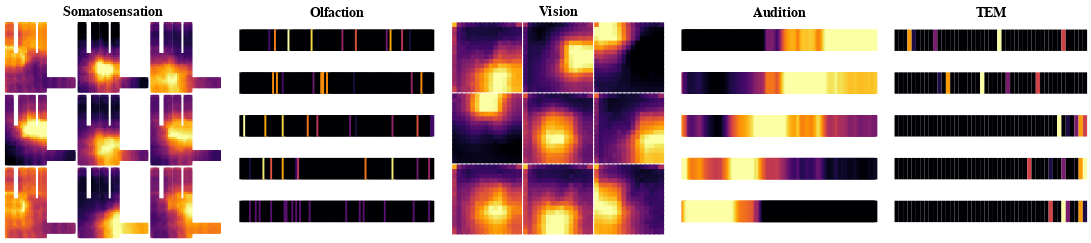

The notebook cell saved with this chart:
### Code cell
save_rf_plot(args.experiment_name, modality_list)

### Figure 1 — Vega-Lite specification as saved in the notebook (floating-point values rounded to 4 significant figures; data arrays with more than 128 entries replaced by an {"elided": "..."} marker saying what was removed)
{"config": {"view": {"continuousWidth": 300, "continuousHeight": 300, "strokeWidth": 0}}, "hconcat": [{"vconcat": [{"hconcat": [{"data": {"name": "data-479b3ebb62c2e73771d723263568ba52"}, "mark": {"type": "rect", "height": 5, "stroke": null, "strokeWidth": 0, "width": 5}, "encoding": {"color": {"field": "value", "legend": null, "scale": {"scheme": "inferno"}, "type": "quantitative"}, "x": {"axis": {"domain": false, "grid": false, "labels": false, "ticks": false, "title": null}, "field": "patch_x", "scale": {"paddingInner": 0}, "type": "ordinal"}, "y": {"axis": {"domain": false, "grid": false, "labels": false, "ticks": false, "title": null}, "field": "patch_y", "scale": {"paddingInner": 0}, "type": "ordinal"}}, "height": 80, "width": 80}, {"data": {"name": "data-cfdbf52dc48221f8e3bee1bbfacbd456"}, "mark": {"type": "rect", "height": 5, "stroke": null, "strokeWidth": 0, "width": 5}, "encoding": {"color": {"field": "value", "legend": null, "scale": {"scheme": "inferno"}, "type": "quantitative"}, "x": {"axis": {"domain": false, "grid": false, "labels": false, "ticks": false, "title": null}, "field": "patch_x", "scale": {"paddingInner": 0}, "type": "ordinal"}, "y": {"axis": {"domain": false, "grid": false, "labels": false, "ticks": false, "title": null}, "field": "patch_y", "scale": {"paddingInner": 0}, "type": "ordinal"}}, "height": 80, "width": 80}, {"data": {"name": "data-6b9c0d252f51e260063f2b1cb2703d89"}, "mark": {"type": "rect", "height": 5, "stroke": null, "strokeWidth": 0, "width": 5}, "encoding": {"color": {"field": "value", "legend": null, "scale": {"scheme": "inferno"}, "type": "quantitative"}, "x": {"axis": {"domain": false, "grid": false, "labels": false, "ticks": false, "title": null}, "field": "patch_x", "scale": {"paddingInner": 0}, "type": "ordinal"}, "y": {"axis": {"domain": false, "grid": false, "labels": false, "ticks": false, "title": null}, "field": "patch_y", "scale": {"paddingInner": 0}, "type": "ordinal"}}, "height": 80, "width": 80}], "spacing": 1}, {"hconcat": [{"data": {"name": "data-77e1e29ad0bb25a8eb0f950ca2ec2029"}, "mark": {"type": "rect", "height": 5, "stroke": null, "strokeWidth": 0, "width": 5}, "encoding": {"color": {"field": "value", "legend": null, "scale": {"scheme": "inferno"}, "type": "quantitative"}, "x": {"axis": {"domain": false, "grid": false, "labels": false, "ticks": false, "title": null}, "field": "patch_x", "scale": {"paddingInner": 0}, "type": "ordinal"}, "y": {"axis": {"domain": false, "grid": false, "labels": false, "ticks": false, "title": null}, "field": "patch_y", "scale": {"paddingInner": 0}, "type": "ordinal"}}, "height": 80, "width": 80}, {"data": {"name": "data-8a54beff9642c426f8d1c2185d2d0916"}, "mark": {"type": "rect", "height": 5, "stroke": null, "strokeWidth": 0, "width": 5}, "encoding": {"color": {"field": "value", "legend": null, "scale": {"scheme": "inferno"}, "type": "quantitative"}, "x": {"axis": {"domain": false, "grid": false, "labels": false, "ticks": false, "title": null}, "field": "patch_x", "scale": {"paddingInner": 0}, "type": "ordinal"}, "y": {"axis": {"domain": false, "grid": false, "labels": false, "ticks": false, "title": null}, "field": "patch_y", "scale": {"paddingInner": 0}, "type": "ordinal"}}, "height": 80, "width": 80}, {"data": {"name": "data-e14fddd5f229a9c2991df2266c0b5049"}, "mark": {"type": "rect", "height": 5, "stroke": null, "strokeWidth": 0, "width": 5}, "encoding": {"color": {"field": "value", "legend": null, "scale": {"scheme": "inferno"}, "type": "quantitative"}, "x": {"axis": {"domain": false, "grid": false, "labels": false, "ticks": false, "title": null}, "field": "patch_x", "scale": {"paddingInner": 0}, "type": "ordinal"}, "y": {"axis": {"domain": false, "grid": false, "labels": false, "ticks": false, "title": null}, "field": "patch_y", "scale": {"paddingInner": 0}, "type": "ordinal"}}, "height": 80, "width": 80}], "spacing": 1}, {"hconcat": [{"data": {"name": "data-2329ff0d8f487dc86f9f118f08900ade"}, "mark": {"type": "rect", "height": 5, "stroke": null, "strokeWidth": 0, "width": 5}, "encoding": {"color": {"field": "value", "legend": null, "scale": {"scheme": "inferno"}, "type": "quantitative"}, "x": {"axis": {"domain": false, "grid": false, "labels": false, "ticks": false, "title": null}, "field": "patch_x", "scale": {"paddingInner": 0}, "type": "ordinal"}, "y": {"axis": {"domain": false, "grid": false, "labels": false, "ticks": false, "title": null}, "field": "patch_y", "scale": {"paddingInner": 0}, "type": "ordinal"}}, "height": 80, "width": 80}, {"data": {"name": "data-d6ba0ebed03716c0a12c83eb53f8d2e9"}, "mark": {"type": "rect", "height": 5, "stroke": null, "strokeWidth": 0, "width": 5}, "encoding": {"color": {"field": "value", "legend": null, "scale": {"scheme": "inferno"}, "type": "quantitative"}, "x": {"axis": {"domain": false, "grid": false, "labels": false, "ticks": false, "title": null}, "field": "patch_x", "scale": {"paddingInner": 0}, "type": "ordinal"}, "y": {"axis": {"domain": false, "grid": false, "labels": false, "ticks": false, "title": null}, "field": "patch_y", "scale": {"paddingInner": 0}, "type": "ordinal"}}, "height": 80, "width": 80}, {"data": {"name": "data-97507d33bff471b169474ede65640d9e"}, "mark": {"type": "rect", "height": 5, "stroke": null, "strokeWidth": 0, "width": 5}, "encoding": {"color": {"field": "value", "legend": null, "scale": {"scheme": "inferno"}, "type": "quantitative"}, "x": {"axis": {"domain": false, "grid": false, "labels": false, "ticks": false, "title": null}, "field": "patch_x", "scale": {"paddingInner": 0}, "type": "ordinal"}, "y": {"axis": {"domain": false, "grid": false, "labels": false, "ticks": false, "title": null}, "field": "patch_y", "scale": {"paddingInner": 0}, "type": "ordinal"}}, "height": 80, "width": 80}], "spacing": 1}], "spacing": 1, "title": {"text": "Somatosensation", "anchor": "middle", "fontSize": 16}}, {"vconcat": [{"data": {"name": "data-7221339246348683cd791ed70bfddc4a"}, "mark": {"type": "rect", "height": 25, "stroke": null, "strokeWidth": 0, "width": 5}, "encoding": {"color": {"field": "value", "legend": null, "scale": {"scheme": "inferno"}, "type": "quantitative"}, "x": {"axis": {"domain": false, "grid": false, "labels": false, "ticks": false, "title": null}, "field": "patch_x", "scale": {"paddingInner": 0}, "type": "ordinal"}, "y": {"axis": {"domain": false, "grid": false, "labels": false, "ticks": false, "title": null}, "field": "patch_y", "scale": {"paddingInner": 0}, "type": "ordinal"}}, "height": 40, "width": 225}, {"data": {"name": "data-69fa5531a586754dd2faab2ccd56a399"}, "mark": {"type": "rect", "height": 25, "stroke": null, "strokeWidth": 0, "width": 5}, "encoding": {"color": {"field": "value", "legend": null, "scale": {"scheme": "inferno"}, "type": "quantitative"}, "x": {"axis": {"domain": false, "grid": false, "labels": false, "ticks": false, "title": null}, "field": "patch_x", "scale": {"paddingInner": 0}, "type": "ordinal"}, "y": {"axis": {"domain": false, "grid": false, "labels": false, "ticks": false, "title": null}, "field": "patch_y", "scale": {"paddingInner": 0}, "type": "ordinal"}}, "height": 40, "width": 225}, {"data": {"name": "data-1c375d2f59b2c995d1137514163adaf9"}, "mark": {"type": "rect", "height": 25, "stroke": null, "strokeWidth": 0, "width": 5}, "encoding": {"color": {"field": "value", "legend": null, "scale": {"scheme": "inferno"}, "type": "quantitative"}, "x": {"axis": {"domain": false, "grid": false, "labels": false, "ticks": false, "title": null}, "field": "patch_x", "scale": {"paddingInner": 0}, "type": "ordinal"}, "y": {"axis": {"domain": false, "grid": false, "labels": false, "ticks": false, "title": null}, "field": "patch_y", "scale": {"paddingInner": 0}, "type": "ordinal"}}, "height": 40, "width": 225}, {"data": {"name": "data-0a5759d26485ccfa899de5b50f5fdebc"}, "mark": {"type": "rect", "height": 25, "stroke": null, "strokeWidth": 0, "width": 5}, "encoding": {"color": {"field": "value", "legend": null, "scale": {"scheme": "inferno"}, "type": "quantitative"}, "x": {"axis": {"domain": false, "grid": false, "labels": false, "ticks": false, "title": null}, "field": "patch_x", "scale": {"paddingInner": 0}, "type": "ordinal"}, "y": {"axis": {"domain": false, "grid": false, "labels": false, "ticks": false, "title": null}, "field": "patch_y", "scale": {"paddingInner": 0}, "type": "ordinal"}}, "height": 40, "width": 225}, {"data": {"name": "data-db3567b7cfa78cba274e4aa058a46a8a"}, "mark": {"type": "rect", "height": 25, "stroke": null, "strokeWidth": 0, "width": 5}, "encoding": {"color": {"field": "value", "legend": null, "scale": {"scheme": "inferno"}, "type": "quantitative"}, "x": {"axis": {"domain": false, "grid": false, "labels": false, "ticks": false, "title": null}, "field": "patch_x", "scale": {"paddingInner": 0}, "type": "ordinal"}, "y": {"axis": {"domain": false, "grid": false, "labels": false, "ticks": false, "title": null}, "field": "patch_y", "scale": {"paddingInner": 0}, "type": "ordinal"}}, "height": 40, "width": 225}], "spacing": 10, "title": {"text": "Olfaction", "anchor": "middle", "fontSize": 16}}, {"vconcat": [{"hconcat": [{"data": {"name": "data-881b64354147bc489d40b4a923d046fc"}, "mark": {"type": "rect", "height": 7, "stroke": null, "strokeWidth": 0, "width": 7}, "encoding": {"color": {"field": "value", "legend": null, "scale": {"scheme": "inferno"}, "type": "quantitative"}, "x": {"axis": {"domain": false, "grid": false, "labels": false, "ticks": false, "title": null}, "field": "patch_x", "scale": {"paddingInner": 0}, "type": "ordinal"}, "y": {"axis": {"domain": false, "grid": false, "labels": false, "ticks": false, "title": null}, "field": "patch_y", "scale": {"paddingInner": 0}, "type": "ordinal"}}, "height": 80, "width": 80}, {"data": {"name": "data-559e029beccf90dcb43b6ecc5f019a88"}, "mark": {"type": "rect", "height": 7, "stroke": null, "strokeWidth": 0, "width": 7}, "encoding": {"color": {"field": "value", "legend": null, "scale": {"scheme": "inferno"}, "type": "quantitative"}, "x": {"axis": {"domain": false, "grid": false, "labels": false, "ticks": false, "title": null}, "field": "patch_x", "scale": {"paddingInner": 0}, "type": "ordinal"}, "y": {"axis": {"domain": false, "grid": false, "labels": false, "ticks": false, "title": null}, "field": "patch_y", "scale": {"paddingInner": 0}, "type": "ordinal"}}, "height": 80, "width": 80}, {"data": {"name": "data-cdd1cd77c7ec75d0a5e3cd6032353de9"}, "mark": {"type": "rect", "height": 7, "stroke": null, "strokeWidth": 0, "width": 7}, "encoding": {"color": {"field": "value", "legend": null, "scale": {"scheme": "inferno"}, "type": "quantitative"}, "x": {"axis": {"domain": false, "grid": false, "labels": false, "ticks": false, "title": null}, "field": "patch_x", "scale": {"paddingInner": 0}, "type": "ordinal"}, "y": {"axis": {"domain": false, "grid": false, "labels": false, "ticks": false, "title": null}, "field": "patch_y", "scale": {"paddingInner": 0}, "type": "ordinal"}}, "height": 80, "width": 80}], "spacing": 1}, {"hconcat": [{"data": {"name": "data-6435c5574b302d3540b07272a964e69f"}, "mark": {"type": "rect", "height": 7, "stroke": null, "strokeWidth": 0, "width": 7}, "encoding": {"color": {"field": "value", "legend": null, "scale": {"scheme": "inferno"}, "type": "quantitative"}, "x": {"axis": {"domain": false, "grid": false, "labels": false, "ticks": false, "title": null}, "field": "patch_x", "scale": {"paddingInner": 0}, "type": "ordinal"}, "y": {"axis": {"domain": false, "grid": false, "labels": false, "ticks": false, "title": null}, "field": "patch_y", "scale": {"paddingInner": 0}, "type": "ordinal"}}, "height": 80, "width": 80}, {"data": {"name": "data-5763af2edba249c1b997ff4a409358d2"}, "mark": {"type": "rect", "height": 7, "stroke": null, "strokeWidth": 0, "width": 7}, "encoding": {"color": {"field": "value", "legend": null, "scale": {"scheme": "inferno"}, "type": "quantitative"}, "x": {"axis": {"domain": false, "grid": false, "labels": false, "ticks": false, "title": null}, "field": "patch_x", "scale": {"paddingInner": 0}, "type": "ordinal"}, "y": {"axis": {"domain": false, "grid": false, "labels": false, "ticks": false, "title": null}, "field": "patch_y", "scale": {"paddingInner": 0}, "type": "ordinal"}}, "height": 80, "width": 80}, {"data": {"name": "data-4f0bb192b1dd9cfd100fd09711a32673"}, "mark": {"type": "rect", "height": 7, "stroke": null, "strokeWidth": 0, "width": 7}, "encoding": {"color": {"field": "value", "legend": null, "scale": {"scheme": "inferno"}, "type": "quantitative"}, "x": {"axis": {"domain": false, "grid": false, "labels": false, "ticks": false, "title": null}, "field": "patch_x", "scale": {"paddingInner": 0}, "type": "ordinal"}, "y": {"axis": {"domain": false, "grid": false, "labels": false, "ticks": false, "title": null}, "field": "patch_y", "scale": {"paddingInner": 0}, "type": "ordinal"}}, "height": 80, "width": 80}], "spacing": 1}, {"hconcat": [{"data": {"name": "data-818217cc15f4843bdcd7b36ae8f302f2"}, "mark": {"type": "rect", "height": 7, "stroke": null, "strokeWidth": 0, "width": 7}, "encoding": {"color": {"field": "value", "legend": null, "scale": {"scheme": "inferno"}, "type": "quantitative"}, "x": {"axis": {"domain": false, "grid": false, "labels": false, "ticks": false, "title": null}, "field": "patch_x", "scale": {"paddingInner": 0}, "type": "ordinal"}, "y": {"axis": {"domain": false, "grid": false, "labels": false, "ticks": false, "title": null}, "field": "patch_y", "scale": {"paddingInner": 0}, "type": "ordinal"}}, "height": 80, "width": 80}, {"data": {"name": "data-500c5d4dd13bf0e45d0d827a8aa639dc"}, "mark": {"type": "rect", "height": 7, "stroke": null, "strokeWidth": 0, "width": 7}, "encoding": {"color": {"field": "value", "legend": null, "scale": {"scheme": "inferno"}, "type": "quantitative"}, "x": {"axis": {"domain": false, "grid": false, "labels": false, "ticks": false, "title": null}, "field": "patch_x", "scale": {"paddingInner": 0}, "type": "ordinal"}, "y": {"axis": {"domain": false, "grid": false, "labels": false, "ticks": false, "title": null}, "field": "patch_y", "scale": {"paddingInner": 0}, "type": "ordinal"}}, "height": 80, "width": 80}, {"data": {"name": "data-7cd608c4798937f3453ffbbacd27e5f1"}, "mark": {"type": "rect", "height": 7, "stroke": null, "strokeWidth": 0, "width": 7}, "encoding": {"color": {"field": "value", "legend": null, "scale": {"scheme": "inferno"}, "type": "quantitative"}, "x": {"axis": {"domain": false, "grid": false, "labels": false, "ticks": false, "title": null}, "field": "patch_x", "scale": {"paddingInner": 0}, "type": "ordinal"}, "y": {"axis": {"domain": false, "grid": false, "labels": false, "ticks": false, "title": null}, "field": "patch_y", "scale": {"paddingInner": 0}, "type": "ordinal"}}, "height": 80, "width": 80}], "spacing": 1}], "spacing": 1, "title": {"text": "Vision", "anchor": "middle", "fontSize": 16}}, {"vconcat": [{"data": {"name": "data-fc7ba79bc0d94080916a05a541da75be"}, "mark": {"type": "rect", "height": 25, "stroke": null, "strokeWidth": 0, "width": 5}, "encoding": {"color": {"field": "value", "legend": null, "scale": {"scheme": "inferno"}, "type": "quantitative"}, "x": {"axis": {"domain": false, "grid": false, "labels": false, "ticks": false, "title": null}, "field": "patch_x", "scale": {"paddingInner": 0}, "type": "ordinal"}, "y": {"axis": {"domain": false, "grid": false, "labels": false, "ticks": false, "title": null}, "field": "patch_y", "scale": {"paddingInner": 0}, "type": "ordinal"}}, "height": 40, "width": 225}, {"data": {"name": "data-03881744bee28ca6227af9ddb2f72560"}, "mark": {"type": "rect", "height": 25, "stroke": null, "strokeWidth": 0, "width": 5}, "encoding": {"color": {"field": "value", "legend": null, "scale": {"scheme": "inferno"}, "type": "quantitative"}, "x": {"axis": {"domain": false, "grid": false, "labels": false, "ticks": false, "title": null}, "field": "patch_x", "scale": {"paddingInner": 0}, "type": "ordinal"}, "y": {"axis": {"domain": false, "grid": false, "labels": false, "ticks": false, "title": null}, "field": "patch_y", "scale": {"paddingInner": 0}, "type": "ordinal"}}, "height": 40, "width": 225}, {"data": {"name": "data-ad0fdff8baf1a6e01b5dd02c63603110"}, "mark": {"type": "rect", "height": 25, "stroke": null, "strokeWidth": 0, "width": 5}, "encoding": {"color": {"field": "value", "legend": null, "scale": {"scheme": "inferno"}, "type": "quantitative"}, "x": {"axis": {"domain": false, "grid": false, "labels": false, "ticks": false, "title": null}, "field": "patch_x", "scale": {"paddingInner": 0}, "type": "ordinal"}, "y": {"axis": {"domain": false, "grid": false, "labels": false, "ticks": false, "title": null}, "field": "patch_y", "scale": {"paddingInner": 0}, "type": "ordinal"}}, "height": 40, "width": 225}, {"data": {"name": "data-0cb090e3caee58ebab5116684cffadfb"}, "mark": {"type": "rect", "height": 25, "stroke": null, "strokeWidth": 0, "width": 5}, "encoding": {"color": {"field": "value", "legend": null, "scale": {"scheme": "inferno"}, "type": "quantitative"}, "x": {"axis": {"domain": false, "grid": false, "labels": false, "ticks": false, "title": null}, "field": "patch_x", "scale": {"paddingInner": 0}, "type": "ordinal"}, "y": {"axis": {"domain": false, "grid": false, "labels": false, "ticks": false, "title": null}, "field": "patch_y", "scale": {"paddingInner": 0}, "type": "ordinal"}}, "height": 40, "width": 225}, {"data": {"name": "data-d37442e5dabb4f0c31455cc3f6105488"}, "mark": {"type": "rect", "height": 25, "stroke": null, "strokeWidth": 0, "width": 5}, "encoding": {"color": {"field": "value", "legend": null, "scale": {"scheme": "inferno"}, "type": "quantitative"}, "x": {"axis": {"domain": false, "grid": false, "labels": false, "ticks": false, "title": null}, "field": "patch_x", "scale": {"paddingInner": 0}, "type": "ordinal"}, "y": {"axis": {"domain": false, "grid": false, "labels": false, "ticks": false, "title": null}, "field": "patch_y", "scale": {"paddingInner": 0}, "type": "ordinal"}}, "height": 40, "width": 225}], "resolve": {"scale": {"color": "independent"}}, "spacing": 10, "title": {"text": "Audition", "anchor": "middle", "fontSize": 16}}, {"vconcat": [{"data": {"name": "data-bb3fd8c5143e392ab702089b86d61411"}, "mark": {"type": "rect", "height": 25, "stroke": null, "strokeWidth": 0, "width": 5}, "encoding": {"color": {"field": "value", "legend": null, "scale": {"scheme": "inferno"}, "type": "quantitative"}, "x": {"axis": {"domain": false, "grid": false, "labels": false, "ticks": false, "title": null}, "field": "patch_x", "scale": {"paddingInner": 0}, "type": "ordinal"}, "y": {"axis": {"domain": false, "grid": false, "labels": false, "ticks": false, "title": null}, "field": "patch_y", "scale": {"paddingInner": 0}, "type": "ordinal"}}, "height": 40, "width": 225}, {"data": {"name": "data-fe270d6da28b46a57cd58fcd80a3c12a"}, "mark": {"type": "rect", "height": 25, "stroke": null, "strokeWidth": 0, "width": 5}, "encoding": {"color": {"field": "value", "legend": null, "scale": {"scheme": "inferno"}, "type": "quantitative"}, "x": {"axis": {"domain": false, "grid": false, "labels": false, "ticks": false, "title": null}, "field": "patch_x", "scale": {"paddingInner": 0}, "type": "ordinal"}, "y": {"axis": {"domain": false, "grid": false, "labels": false, "ticks": false, "title": null}, "field": "patch_y", "scale": {"paddingInner": 0}, "type": "ordinal"}}, "height": 40, "width": 225}, {"data": {"name": "data-f7176ab889435b59daf37bc0ef3936c9"}, "mark": {"type": "rect", "height": 25, "stroke": null, "strokeWidth": 0, "width": 5}, "encoding": {"color": {"field": "value", "legend": null, "scale": {"scheme": "inferno"}, "type": "quantitative"}, "x": {"axis": {"domain": false, "grid": false, "labels": false, "ticks": false, "title": null}, "field": "patch_x", "scale": {"paddingInner": 0}, "type": "ordinal"}, "y": {"axis": {"domain": false, "grid": false, "labels": false, "ticks": false, "title": null}, "field": "patch_y", "scale": {"paddingInner": 0}, "type": "ordinal"}}, "height": 40, "width": 225}, {"data": {"name": "data-94bcb7aad2c92155bc58265e261b59a0"}, "mark": {"type": "rect", "height": 25, "stroke": null, "strokeWidth": 0, "width": 5}, "encoding": {"color": {"field": "value", "legend": null, "scale": {"scheme": "inferno"}, "type": "quantitative"}, "x": {"axis": {"domain": false, "grid": false, "labels": false, "ticks": false, "title": null}, "field": "patch_x", "scale": {"paddingInner": 0}, "type": "ordinal"}, "y": {"axis": {"domain": false, "grid": false, "labels": false, "ticks": false, "title": null}, "field": "patch_y", "scale": {"paddingInner": 0}, "type": "ordinal"}}, "height": 40, "width": 225}, {"data": {"name": "data-e156fae4f093f041f1bcdf5f81b58425"}, "mark": {"type": "rect", "height": 25, "stroke": null, "strokeWidth": 0, "width": 5}, "encoding": {"color": {"field": "value", "legend": null, "scale": {"scheme": "inferno"}, "type": "quantitative"}, "x": {"axis": {"domain": false, "grid": false, "labels": false, "ticks": false, "title": null}, "field": "patch_x", "scale": {"paddingInner": 0}, "type": "ordinal"}, "y": {"axis": {"domain": false, "grid": false, "labels": false, "ticks": false, "title": null}, "field": "patch_y", "scale": {"paddingInner": 0}, "type": "ordinal"}}, "height": 40, "width": 225}], "spacing": 10, "title": {"text": "TEM", "anchor": "middle", "fontSize": 16}}], "resolve": {"scale": {"color": "independent"}}, "$schema": "https://vega.github.io/schema/vega-lite/v5.20.1.json", "datasets": {"data-479b3ebb62c2e73771d723263568ba52": {"elided": "961 records"}, "data-cfdbf52dc48221f8e3bee1bbfacbd456": {"elided": "961 records"}, "data-6b9c0d252f51e260063f2b1cb2703d89": {"elided": "961 records"}, "data-77e1e29ad0bb25a8eb0f950ca2ec2029": {"elided": "961 records"}, "data-8a54beff9642c426f8d1c2185d2d0916": {"elided": "961 records"}, "data-e14fddd5f229a9c2991df2266c0b5049": {"elided": "961 records"}, "data-2329ff0d8f487dc86f9f118f08900ade": {"elided": "961 records"}, "data-d6ba0ebed03716c0a12c83eb53f8d2e9": {"elided": "961 records"}, "data-97507d33bff471b169474ede65640d9e": {"elided": "961 records"}, "data-7221339246348683cd791ed70bfddc4a": {"elided": "4096 records"}, "data-69fa5531a586754dd2faab2ccd56a399": {"elided": "4096 records"}, "data-1c375d2f59b2c995d1137514163adaf9": {"elided": "4096 records"}, "data-0a5759d26485ccfa899de5b50f5fdebc": {"elided": "4096 records"}, "data-db3567b7cfa78cba274e4aa058a46a8a": {"elided": "4096 records"}, "data-881b64354147bc489d40b4a923d046fc": {"elided": "225 records"}, "data-559e029beccf90dcb43b6ecc5f019a88": {"elided": "225 records"}, "data-cdd1cd77c7ec75d0a5e3cd6032353de9": {"elided": "225 records"}, "data-6435c5574b302d3540b07272a964e69f": {"elided": "225 records"}, "data-5763af2edba249c1b997ff4a409358d2": {"elided": "225 records"}, "data-4f0bb192b1dd9cfd100fd09711a32673": {"elided": "225 records"}, "data-818217cc15f4843bdcd7b36ae8f302f2": {"elided": "225 records"}, "data-500c5d4dd13bf0e45d0d827a8aa639dc": {"elided": "225 records"}, "data-7cd608c4798937f3453ffbbacd27e5f1": {"elided": "225 records"}, "data-fc7ba79bc0d94080916a05a541da75be": {"elided": "205 records"}, "data-03881744bee28ca6227af9ddb2f72560": {"elided": "205 records"}, "data-ad0fdff8baf1a6e01b5dd02c63603110": {"elided": "205 records"}, "data-0cb090e3caee58ebab5116684cffadfb": {"elided": "205 records"}, "data-d37442e5dabb4f0c31455cc3f6105488": {"elided": "205 records"}, "data-bb3fd8c5143e392ab702089b86d61411": [{"patch_x": 0, "patch_y": 0, "value": 0.9}, {"patch_x": 1, "patch_y": 0, "value": 0.9}, {"patch_x": 2, "patch_y": 0, "value": 0.9}, {"patch_x": 3, "patch_y": 0, "value": 0.9778}, {"patch_x": 4, "patch_y": 0, "value": 0.9111}, {"patch_x": 5, "patch_y": 0, "value": 0.9}, {"patch_x": 6, "patch_y": 0, "value": 0.9}, {"patch_x": 7, "patch_y": 0, "value": 0.9}, {"patch_x": 8, "patch_y": 0, "value": 0.9}, {"patch_x": 9, "patch_y": 0, "value": 0.9333}, {"patch_x": 10, "patch_y": 0, "value": 0.9}, {"patch_x": 11, "patch_y": 0, "value": 0.9}, {"patch_x": 12, "patch_y": 0, "value": 0.9}, {"patch_x": 13, "patch_y": 0, "value": 0.9}, {"patch_x": 14, "patch_y": 0, "value": 0.9}, {"patch_x": 15, "patch_y": 0, "value": 0.9}, {"patch_x": 16, "patch_y": 0, "value": 0.9}, {"patch_x": 17, "patch_y": 0, "value": 0.9}, {"patch_x": 18, "patch_y": 0, "value": 0.9}, {"patch_x": 19, "patch_y": 0, "value": 0.9}, {"patch_x": 20, "patch_y": 0, "value": 0.9}, {"patch_x": 21, "patch_y": 0, "value": 0.9}, {"patch_x": 22, "patch_y": 0, "value": 0.9}, {"patch_x": 23, "patch_y": 0, "value": 0.9}, {"patch_x": 24, "patch_y": 0, "value": 1.0}, {"patch_x": 25, "patch_y": 0, "value": 0.9}, {"patch_x": 26, "patch_y": 0, "value": 0.9}, {"patch_x": 27, "patch_y": 0, "value": 0.9}, {"patch_x": 28, "patch_y": 0, "value": 0.9}, {"patch_x": 29, "patch_y": 0, "value": 0.9}, {"patch_x": 30, "patch_y": 0, "value": 0.9}, {"patch_x": 31, "patch_y": 0, "value": 0.9}, {"patch_x": 32, "patch_y": 0, "value": 0.9}, {"patch_x": 33, "patch_y": 0, "value": 0.9}, {"patch_x": 34, "patch_y": 0, "value": 0.9}, {"patch_x": 35, "patch_y": 0, "value": 0.9}, {"patch_x": 36, "patch_y": 0, "value": 0.9}, {"patch_x": 37, "patch_y": 0, "value": 0.9}, {"patch_x": 38, "patch_y": 0, "value": 0.9}, {"patch_x": 39, "patch_y": 0, "value": 0.9556}, {"patch_x": 40, "patch_y": 0, "value": 0.9}, {"patch_x": 41, "patch_y": 0, "value": 0.9}, {"patch_x": 42, "patch_y": 0, "value": 0.9}, {"patch_x": 43, "patch_y": 0, "value": 0.9}, {"patch_x": 44, "patch_y": 0, "value": 0.9}], "data-fe270d6da28b46a57cd58fcd80a3c12a": [{"patch_x": 0, "patch_y": 0, "value": 0.9}, {"patch_x": 1, "patch_y": 0, "value": 0.9}, {"patch_x": 2, "patch_y": 0, "value": 0.9}, {"patch_x": 3, "patch_y": 0, "value": 0.9}, {"patch_x": 4, "patch_y": 0, "value": 0.9}, {"patch_x": 5, "patch_y": 0, "value": 0.9}, {"patch_x": 6, "patch_y": 0, "value": 0.9}, {"patch_x": 7, "patch_y": 0, "value": 0.9}, {"patch_x": 8, "patch_y": 0, "value": 0.9}, {"patch_x": 9, "patch_y": 0, "value": 0.9}, {"patch_x": 10, "patch_y": 0, "value": 0.9111}, {"patch_x": 11, "patch_y": 0, "value": 0.9}, {"patch_x": 12, "patch_y": 0, "value": 0.9778}, {"patch_x": 13, "patch_y": 0, "value": 0.9}, {"patch_x": 14, "patch_y": 0, "value": 0.9}, {"patch_x": 15, "patch_y": 0, "value": 0.9}, {"patch_x": 16, "patch_y": 0, "value": 0.9}, {"patch_x": 17, "patch_y": 0, "value": 0.9}, {"patch_x": 18, "patch_y": 0, "value": 0.9}, {"patch_x": 19, "patch_y": 0, "value": 0.9}, {"patch_x": 20, "patch_y": 0, "value": 1.0}, {"patch_x": 21, "patch_y": 0, "value": 0.9}, {"patch_x": 22, "patch_y": 0, "value": 0.9}, {"patch_x": 23, "patch_y": 0, "value": 0.9}, {"patch_x": 24, "patch_y": 0, "value": 0.9}, {"patch_x": 25, "patch_y": 0, "value": 0.9}, {"patch_x": 26, "patch_y": 0, "value": 0.9333}, {"patch_x": 27, "patch_y": 0, "value": 0.9}, {"patch_x": 28, "patch_y": 0, "value": 0.9}, {"patch_x": 29, "patch_y": 0, "value": 0.9}, {"patch_x": 30, "patch_y": 0, "value": 0.9}, {"patch_x": 31, "patch_y": 0, "value": 0.9}, {"patch_x": 32, "patch_y": 0, "value": 0.9}, {"patch_x": 33, "patch_y": 0, "value": 0.9556}, {"patch_x": 34, "patch_y": 0, "value": 0.9}, {"patch_x": 35, "patch_y": 0, "value": 0.9}, {"patch_x": 36, "patch_y": 0, "value": 0.9}, {"patch_x": 37, "patch_y": 0, "value": 0.9}, {"patch_x": 38, "patch_y": 0, "value": 0.9}, {"patch_x": 39, "patch_y": 0, "value": 0.9}, {"patch_x": 40, "patch_y": 0, "value": 0.9}, {"patch_x": 41, "patch_y": 0, "value": 0.9}, {"patch_x": 42, "patch_y": 0, "value": 0.9}, {"patch_x": 43, "patch_y": 0, "value": 0.9}, {"patch_x": 44, "patch_y": 0, "value": 0.9}], "data-f7176ab889435b59daf37bc0ef3936c9": [{"patch_x": 0, "patch_y": 0, "value": 0.9}, {"patch_x": 1, "patch_y": 0, "value": 0.9}, {"patch_x": 2, "patch_y": 0, "value": 0.9}, {"patch_x": 3, "patch_y": 0, "value": 0.9}, {"patch_x": 4, "patch_y": 0, "value": 0.9}, {"patch_x": 5, "patch_y": 0, "value": 0.9}, {"patch_x": 6, "patch_y": 0, "value": 0.9}, {"patch_x": 7, "patch_y": 0, "value": 0.9}, {"patch_x": 8, "patch_y": 0, "value": 0.9}, {"patch_x": 9, "patch_y": 0, "value": 0.9}, {"patch_x": 10, "patch_y": 0, "value": 0.9}, {"patch_x": 11, "patch_y": 0, "value": 0.9}, {"patch_x": 12, "patch_y": 0, "value": 0.9}, {"patch_x": 13, "patch_y": 0, "value": 0.9}, {"patch_x": 14, "patch_y": 0, "value": 0.9}, {"patch_x": 15, "patch_y": 0, "value": 0.9}, {"patch_x": 16, "patch_y": 0, "value": 0.9}, {"patch_x": 17, "patch_y": 0, "value": 0.9}, {"patch_x": 18, "patch_y": 0, "value": 0.9}, {"patch_x": 19, "patch_y": 0, "value": 0.9}, {"patch_x": 20, "patch_y": 0, "value": 0.9}, {"patch_x": 21, "patch_y": 0, "value": 0.9}, {"patch_x": 22, "patch_y": 0, "value": 0.9}, {"patch_x": 23, "patch_y": 0, "value": 0.9}, {"patch_x": 24, "patch_y": 0, "value": 0.9}, {"patch_x": 25, "patch_y": 0, "value": 0.9}, {"patch_x": 26, "patch_y": 0, "value": 0.9}, {"patch_x": 27, "patch_y": 0, "value": 0.9}, {"patch_x": 28, "patch_y": 0, "value": 0.9}, {"patch_x": 29, "patch_y": 0, "value": 0.9}, {"patch_x": 30, "patch_y": 0, "value": 0.9}, {"patch_x": 31, "patch_y": 0, "value": 0.9}, {"patch_x": 32, "patch_y": 0, "value": 0.9}, {"patch_x": 33, "patch_y": 0, "value": 0.9}, {"patch_x": 34, "patch_y": 0, "value": 0.9}, {"patch_x": 35, "patch_y": 0, "value": 0.9}, {"patch_x": 36, "patch_y": 0, "value": 0.9}, {"patch_x": 37, "patch_y": 0, "value": 0.9}, {"patch_x": 38, "patch_y": 0, "value": 1.0}, {"patch_x": 39, "patch_y": 0, "value": 0.9}, {"patch_x": 40, "patch_y": 0, "value": 0.9111}, {"patch_x": 41, "patch_y": 0, "value": 0.9}, {"patch_x": 42, "patch_y": 0, "value": 0.9333}, {"patch_x": 43, "patch_y": 0, "value": 0.9778}, {"patch_x": 44, "patch_y": 0, "value": 0.9556}], "data-94bcb7aad2c92155bc58265e261b59a0": [{"patch_x": 0, "patch_y": 0, "value": 0.9}, {"patch_x": 1, "patch_y": 0, "value": 0.9}, {"patch_x": 2, "patch_y": 0, "value": 0.9}, {"patch_x": 3, "patch_y": 0, "value": 0.9}, {"patch_x": 4, "patch_y": 0, "value": 0.9}, {"patch_x": 5, "patch_y": 0, "value": 0.9}, {"patch_x": 6, "patch_y": 0, "value": 0.9}, {"patch_x": 7, "patch_y": 0, "value": 0.9}, {"patch_x": 8, "patch_y": 0, "value": 0.9}, {"patch_x": 9, "patch_y": 0, "value": 0.9}, {"patch_x": 10, "patch_y": 0, "value": 0.9}, {"patch_x": 11, "patch_y": 0, "value": 0.9}, {"patch_x": 12, "patch_y": 0, "value": 0.9}, {"patch_x": 13, "patch_y": 0, "value": 0.9}, {"patch_x": 14, "patch_y": 0, "value": 0.9}, {"patch_x": 15, "patch_y": 0, "value": 0.9}, {"patch_x": 16, "patch_y": 0, "value": 0.9}, {"patch_x": 17, "patch_y": 0, "value": 0.9}, {"patch_x": 18, "patch_y": 0, "value": 0.9}, {"patch_x": 19, "patch_y": 0, "value": 0.9}, {"patch_x": 20, "patch_y": 0, "value": 0.9}, {"patch_x": 21, "patch_y": 0, "value": 0.9}, {"patch_x": 22, "patch_y": 0, "value": 0.9}, {"patch_x": 23, "patch_y": 0, "value": 0.9}, {"patch_x": 24, "patch_y": 0, "value": 0.9}, {"patch_x": 25, "patch_y": 0, "value": 0.9}, {"patch_x": 26, "patch_y": 0, "value": 0.9}, {"patch_x": 27, "patch_y": 0, "value": 0.9}, {"patch_x": 28, "patch_y": 0, "value": 0.9}, {"patch_x": 29, "patch_y": 0, "value": 0.9}, {"patch_x": 30, "patch_y": 0, "value": 0.9}, {"patch_x": 31, "patch_y": 0, "value": 0.9556}, {"patch_x": 32, "patch_y": 0, "value": 0.9}, {"patch_x": 33, "patch_y": 0, "value": 0.9}, {"patch_x": 34, "patch_y": 0, "value": 0.9}, {"patch_x": 35, "patch_y": 0, "value": 0.9}, {"patch_x": 36, "patch_y": 0, "value": 0.9111}, {"patch_x": 37, "patch_y": 0, "value": 0.9}, {"patch_x": 38, "patch_y": 0, "value": 0.9}, {"patch_x": 39, "patch_y": 0, "value": 0.9333}, {"patch_x": 40, "patch_y": 0, "value": 0.9}, {"patch_x": 41, "patch_y": 0, "value": 0.9}, {"patch_x": 42, "patch_y": 0, "value": 0.9}, {"patch_x": 43, "patch_y": 0, "value": 0.9778}, {"patch_x": 44, "patch_y": 0, "value": 1.0}], "data-e156fae4f093f041f1bcdf5f81b58425": [{"patch_x": 0, "patch_y": 0, "value": 0.9}, {"patch_x": 1, "patch_y": 0, "value": 0.9}, {"patch_x": 2, "patch_y": 0, "value": 0.9}, {"patch_x": 3, "patch_y": 0, "value": 0.9}, {"patch_x": 4, "patch_y": 0, "value": 0.9}, {"patch_x": 5, "patch_y": 0, "value": 0.9}, {"patch_x": 6, "patch_y": 0, "value": 0.9}, {"patch_x": 7, "patch_y": 0, "value": 0.9}, {"patch_x": 8, "patch_y": 0, "value": 0.9}, {"patch_x": 9, "patch_y": 0, "value": 0.9}, {"patch_x": 10, "patch_y": 0, "value": 0.9}, {"patch_x": 11, "patch_y": 0, "value": 0.9}, {"patch_x": 12, "patch_y": 0, "value": 0.9}, {"patch_x": 13, "patch_y": 0, "value": 0.9}, {"patch_x": 14, "patch_y": 0, "value": 0.9}, {"patch_x": 15, "patch_y": 0, "value": 0.9}, {"patch_x": 16, "patch_y": 0, "value": 0.9}, {"patch_x": 17, "patch_y": 0, "value": 0.9}, {"patch_x": 18, "patch_y": 0, "value": 0.9}, {"patch_x": 19, "patch_y": 0, "value": 0.9}, {"patch_x": 20, "patch_y": 0, "value": 0.9}, {"patch_x": 21, "patch_y": 0, "value": 0.9}, {"patch_x": 22, "patch_y": 0, "value": 0.9}, {"patch_x": 23, "patch_y": 0, "value": 0.9}, {"patch_x": 24, "patch_y": 0, "value": 0.9}, {"patch_x": 25, "patch_y": 0, "value": 0.9}, {"patch_x": 26, "patch_y": 0, "value": 0.9}, {"patch_x": 27, "patch_y": 0, "value": 0.9}, {"patch_x": 28, "patch_y": 0, "value": 0.9}, {"patch_x": 29, "patch_y": 0, "value": 0.9}, {"patch_x": 30, "patch_y": 0, "value": 0.9}, {"patch_x": 31, "patch_y": 0, "value": 0.9}, {"patch_x": 32, "patch_y": 0, "value": 0.9}, {"patch_x": 33, "patch_y": 0, "value": 0.9}, {"patch_x": 34, "patch_y": 0, "value": 0.9}, {"patch_x": 35, "patch_y": 0, "value": 0.9}, {"patch_x": 36, "patch_y": 0, "value": 0.9556}, {"patch_x": 37, "patch_y": 0, "value": 0.9}, {"patch_x": 38, "patch_y": 0, "value": 0.9}, {"patch_x": 39, "patch_y": 0, "value": 1.0}, {"patch_x": 40, "patch_y": 0, "value": 0.9333}, {"patch_x": 41, "patch_y": 0, "value": 0.9}, {"patch_x": 42, "patch_y": 0, "value": 0.9}, {"patch_x": 43, "patch_y": 0, "value": 0.9778}, {"patch_x": 44, "patch_y": 0, "value": 0.9111}]}}
